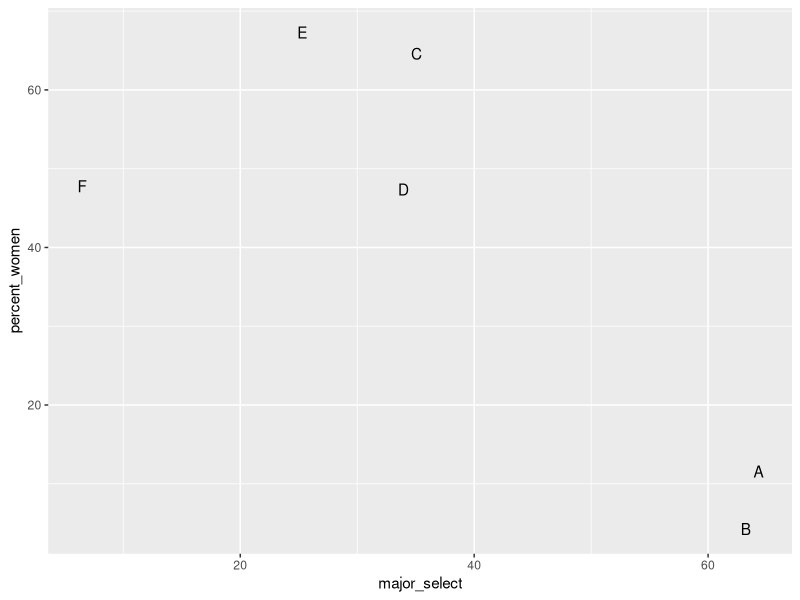
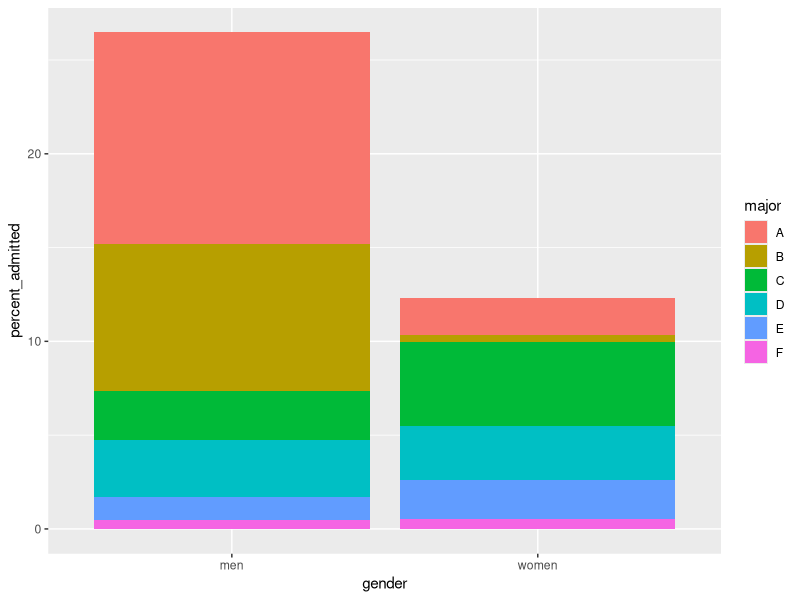
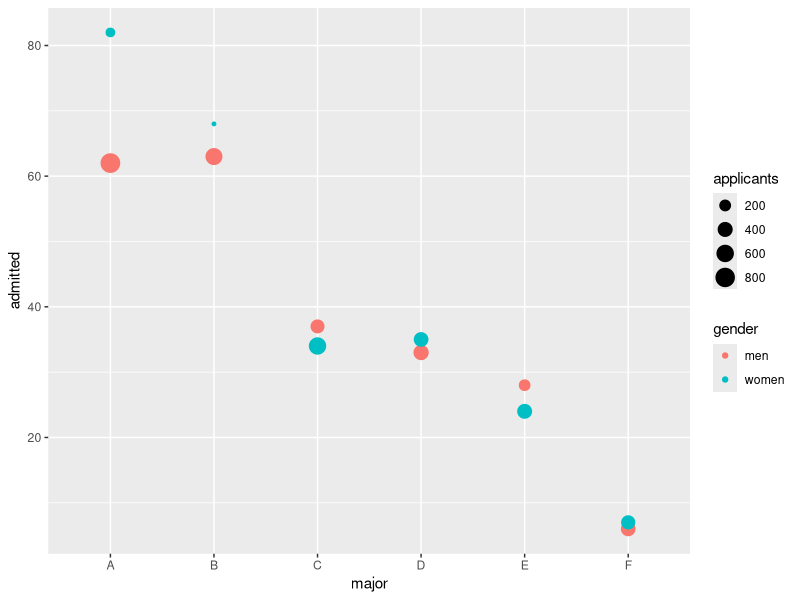

Reproduce these figures in R, in order.
library(tidyverse)
library(dslabs)

data(admissions)
admissions %>% group_by(gender) %>%
  summarize(percentage =
              round(sum(admitted*applicants)/sum(applicants),1))
#round(x,1) means to keep 1 decimal

admissions %>% group_by(major) %>%
  summarize(major_select = sum(admitted*applicants)/sum(applicants),
            #(gender == "women") returns 1 if gender is women otherwise returns 0
            percent_women = sum(applicants*(gender == "women")/sum(applicants))*100) %>%
  ggplot(aes(major_select, percent_women, label = major)) +
  geom_text()
#major E and F are hard and women are more likely to apply to these two

admissions %>% 
  mutate(percent_admitted = admitted*applicants/sum(applicants)) %>%
  ggplot(aes(gender, y = percent_admitted, fill = major)) +
  geom_bar(stat = "identity", position = "stack")

#major is the confounder, therefore we can condidtion or stratify by major
admissions %>%
  ggplot(aes(major, admitted, col = gender, size = applicants)) +
  geom_point()
